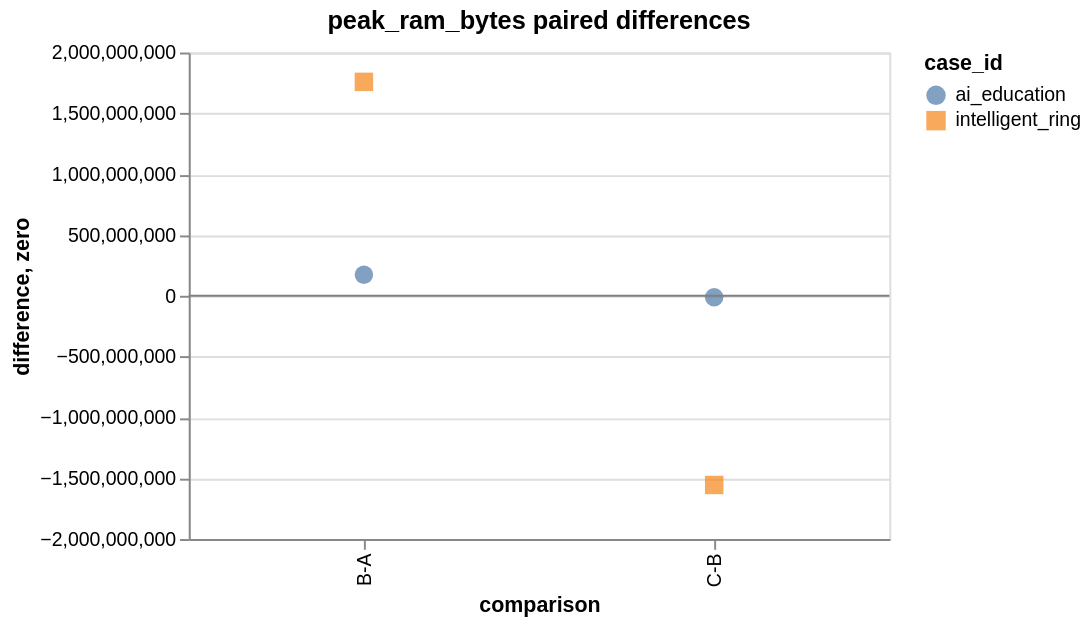

Here is the Vega-Lite specification saved for this chart:
### Vega-Lite specification from a JSON file in a GitHub repository (floating-point values rounded to 4 significant figures)
{"config": {"view": {"continuousWidth": 300, "continuousHeight": 300}}, "layer": [{"data": {"values": [{"case_id": "ai_education", "comparison": "B-A", "difference": 173293568}, {"case_id": "intelligent_ring", "comparison": "B-A", "difference": 1758932992}, {"case_id": "ai_education", "comparison": "C-B", "difference": -11284480}, {"case_id": "intelligent_ring", "comparison": "C-B", "difference": -1555398656}]}, "mark": {"type": "point", "filled": true, "size": 90}, "encoding": {"color": {"field": "case_id", "type": "nominal"}, "shape": {"field": "case_id", "type": "nominal"}, "tooltip": [{"field": "case_id", "type": "nominal"}, {"field": "comparison", "type": "nominal"}, {"field": "difference", "type": "quantitative"}], "x": {"field": "comparison", "sort": ["B-A", "C-B", "C-D"], "type": "nominal"}, "y": {"field": "difference", "type": "quantitative"}}, "title": "peak_ram_bytes paired differences"}, {"data": {"values": [{"zero": 0}]}, "mark": {"type": "rule", "color": "gray"}, "encoding": {"y": {"field": "zero", "type": "quantitative"}}}], "height": 250, "width": 360, "$schema": "https://vega.github.io/schema/vega-lite/v6.4.1.json"}
